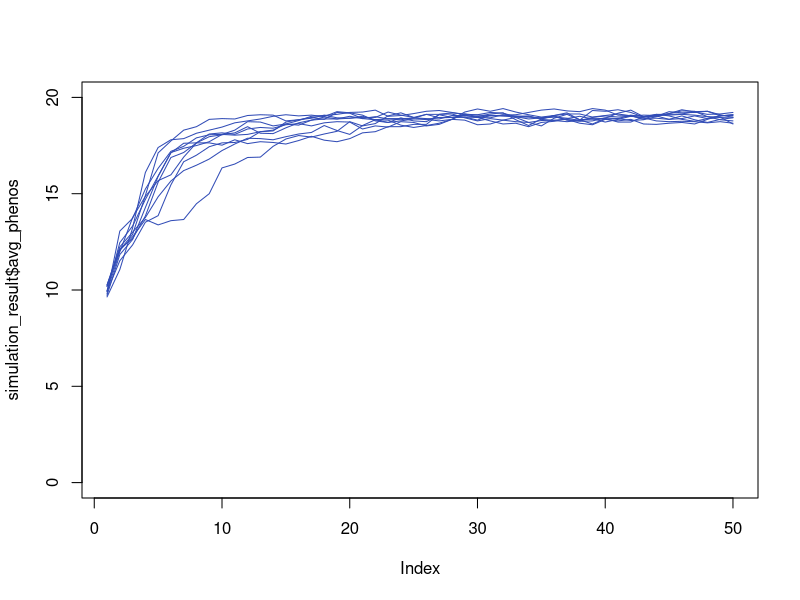

Here is the R script that generated this plot:
## Zoya Wani zoyawani1@tamu.edu
## Andres Barboza P. andresdbp@tamu.edu
## April 16, 2024


###### Starting Conditions #########
N <- 100 #population
loci <- 100 #positions on the genome 
mu <- 10^-5 #human mutation rate 10^-9 for an individual nucleotide
baseval <- 0 # this is a base minimum value for our phenotype
loci.imp <- sort(sample(2:loci, loci/10))
opt <- 20
sigma <- 2
gen <- 50
arch <- "sign" # add, sign, inc, dec
sag <- 2
sign_flag <- "half" # half, alter
###### End Starting Conditions #########

###### FUNCTIONS #########

GetPopulation <- function(N,loci){
  
  # The numbers present in the matrix represent the genotype at a locus. 
  # First number is maternal and second is paternal 
  # 0,0 = 1
  # 0,1 = 2
  # 1,0 = 3
  # 1,1 = 4
  pop <- matrix(sample(1:4, N*loci, replace=T), N, loci)
  
  # We are moving away into a model without sex, so the bottom part is commented out
  
  # set as female
  # pop[1:(N/2),1] <- 1
  # set half as male
  # pop[(N/2 + 1):N,1] <- 2
  # first column is sex determining locus with 1=XX 2=XY 
  # remaining columns are the rest of the genome
  # each row in pop is one individual
  
  
  return(pop)
  
}

MutatePop <- function(pop, mu) {
  # Probability of an individual having at least one mutation
  mut.prob <- 1 - (1 - mu)^1547  # 1547 is the number of base pairs in the coding region
  
  # Determine mutation coordinates where random values are less than mut.prob
  mut.coord <- which(matrix(runif(nrow(pop) * ncol(pop)), 
                            nrow = nrow(pop), ncol = ncol(pop)) < mut.prob, 
                     arr.ind = TRUE)
  
  apply_mutations <- function(pop, coordinates) {
    for (i in seq_len(nrow(coordinates))) {
      row_index <- coordinates[i, 1]
      col_index <- coordinates[i, 2]
      value <- pop[row_index, col_index]
      
      # switches values 
      pop[row_index, col_index] <- switch(value,
                                          sample(c(2, 3), 1),  # for 1
                                          sample(c(1, 4), 1),  # for 2
                                          sample(c(1, 4), 1),  # for 3
                                          sample(c(2, 3), 1))  # for 4
    }
    return(pop)
  }
  
  # Apply mutations to the population matrix
  mutants <- apply_mutations(pop, mut.coord)
  return(mutants)
}

GetPheno <- function(pop, loci.imp, baseval, arch, sign_flag){
  temppop <- pop[,loci.imp]
  temppop[temppop==1] <- 0
  temppop[temppop %in% c(2, 3)] <- 1
  temppop[temppop == 4] <- 2
  
  if(arch == "add") {
    phenos <- rowSums(temppop) + baseval
  }
  
  if(arch == "sign") {
    if (sign_flag == "half") {
      dir_loci <- temppop[, 1:(length(loci.imp)/2)]
      inv_loci <- temppop[, (length(loci.imp)/2)+1:(length(loci.imp)/2)]
    } else if (sign_flag == "alter") {
      dir_loci <- temppop[, seq(1, length(loci.imp), by = 2)]
      inv_loci <- temppop[, seq(2, length(loci.imp), by = 2)]
    }
    
    cond1 <- (dir_loci == 2 & inv_loci == 2) | (dir_loci == 0 & inv_loci == 0)
    cond2 <- (dir_loci == 2 & inv_loci == 0) | (dir_loci == 0 & inv_loci == 2)
    cond3 <- (dir_loci == 1 | inv_loci == 1)

    phenos <- baseval + rowSums(4 * cond1 + 0 * cond2 + 2 * cond3)
  }
  
  if(arch == "inc") {
    phenos <- (length(loci.imp)*2)*((rowSums(temppop) + baseval)/(length(loci.imp)*2))^sag
  }
  
  if(arch == "dec") {
    phenos <- baseval + (length(loci.imp) * 2 - baseval) * ((rowSums(temppop) + baseval - baseval) / (length(loci.imp) * 2 - baseval))^(1/sag)
  }
  
  return(phenos)
}

GetFit <- function(obs, opt, sigma){
  numer <- (obs - opt)^2
  denom <- (2 * sigma)^2
  w <- exp(-(numer / denom))
  return(w)
}

Reproduction <- function(pop, N, w, loci) {
  # Sample parents based on fitness probabilities
  parents <- sample(N, size = 2 * N, replace = TRUE, prob = w)
  
  # Generate haplotype selection matrix
  haplotypes <- matrix(sample(1:2, 2 * N * loci, replace = TRUE), nrow = 2 * N, ncol = loci)
  
  # Gamete formation
  gametes <- ifelse(
    pop[parents, ] == 1,  # Genotype 1 -> Both alleles are 0
    0,
    ifelse(
      pop[parents, ] == 4,  # Genotype 4 -> Both alleles are 1
      1,
      ifelse(
        pop[parents, ] == 2,  # Genotype 2 -> Depends on haplotype
        ifelse(haplotypes == 1, 0, 1),
        ifelse(haplotypes == 1, 1, 0)  # Genotype 3 -> Depends on haplotype
      )
    )
  )
  
  # Fertilization: Pair gametes to form diploid genotypes
  maternal_gametes <- gametes[seq(1, 2 * N, by = 2), ]
  paternal_gametes <- gametes[seq(2, 2 * N, by = 2), ]
  new_population <- 1 + maternal_gametes + paternal_gametes * 2
  
  return(new_population)
}

SimulateGenerations <- function(N, loci, mu, baseval, loci.imp, opt, gen, sigma, arch, sign_flag, verbose) {
  pop <- GetPopulation(N, loci)
  avg_phenos <- numeric(gen)
  for (generation in 1:gen) {
    pop <- MutatePop(pop, mu)
    phenos <- GetPheno(pop, loci.imp, baseval, arch, sign_flag)
    avg_phenos[generation] <- mean(phenos)
    w <- GetFit(phenos, opt, sigma)
    pop <- Reproduction(pop, N, w, loci)
    if(verbose) print(generation)
  }
  return(list(final_population = pop, avg_phenos = avg_phenos))
}


# # Test for architectures
# plot(seq(0, 20, length.out = 400), type = "l")
# lines(baseval + (length(loci.imp) * 2) * (seq(0, 20, length.out = 400) / (length(loci.imp) * 2))^(1/2), col = "#4D6CFA", lwd = 2)
# lines((length(loci.imp)*2)*((seq(0, 20, length.out = 400) + baseval)/(length(loci.imp)*2))^2, , col = "#4D6CFA", lwd = 2)
# lines(baseval + (length(loci.imp) * 2) * (seq(0, 20, length.out = 400) / (length(loci.imp) * 2))^(1/5), col = "#D11149", lwd = 2)
# lines((length(loci.imp)*2)*((seq(0, 20, length.out = 400) + baseval)/(length(loci.imp)*2))^5, col = "#D11149", lwd = 2)
# lines(baseval + (length(loci.imp) * 2) * (seq(0, 20, length.out = 400) / (length(loci.imp) * 2))^(1/10), col = "#607744", lwd = 2)
# lines((length(loci.imp)*2)*((seq(0, 20, length.out = 400) + baseval)/(length(loci.imp)*2))^10, col = "#607744", lwd = 2)

# Run the simulation
iter <- 10
for (i in 1:iter) {
  print(i)
  simulation_result <- SimulateGenerations(N, loci, mu, baseval, loci.imp, opt, gen, sigma, arch, sign_flag, verbose=F)
  if(i == 1) {
    plot(simulation_result$avg_phenos, type = "l", col = "#314CB6",
         ylim = c(0, 20))
  }else{
    lines(simulation_result$avg_phenos, col = "#314CB6")
  }
}